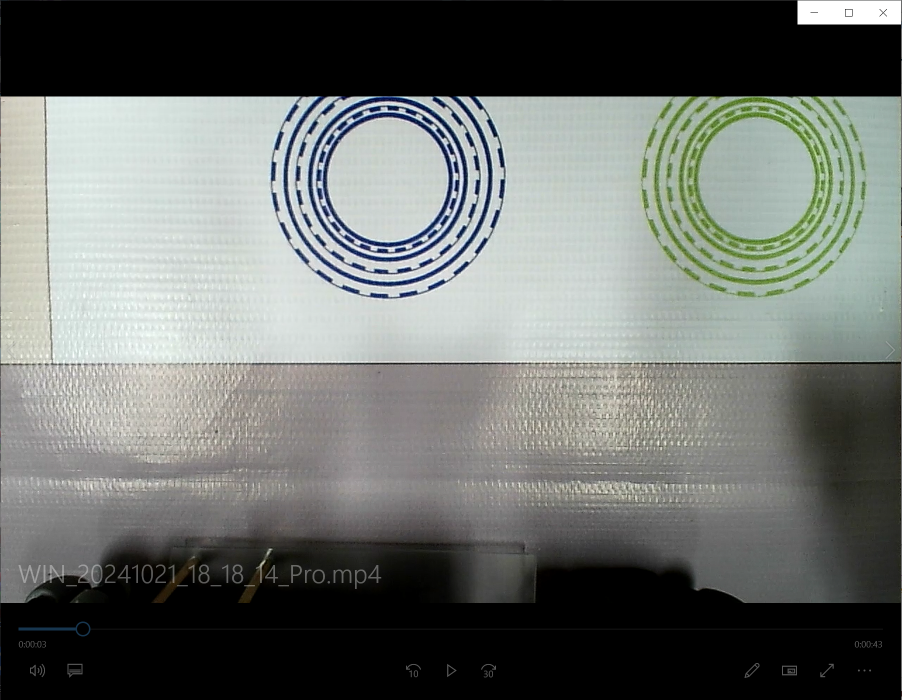
#> input picture 1245.png, 1803 x 1399 px, found by its file name (shown at 1/2 size)
$ python fenge_FGF.py   (older library calls are emulated)
#> lines starting #> are read from the running program, lines starting #| are printed output that depends on the picture; after the words box and inside, x2 and y2 are one past the last pixel; in counts of white or black regions, pixels touching at a corner belong together
import cv2
import numpy as np
from scipy.ndimage import gaussian_filter

def guided_filter(I, p, r, eps):
    mean_I = cv2.boxFilter(I, cv2.CV_64F, (r, r))
    mean_p = cv2.boxFilter(p, cv2.CV_64F, (r, r))
    mean_Ip = cv2.boxFilter(I * p, cv2.CV_64F, (r, r))
    cov_Ip = mean_Ip - mean_I * mean_p

    mean_II = cv2.boxFilter(I * I, cv2.CV_64F, (r, r))
    var_I = mean_II - mean_I * mean_I

    a = cov_Ip / (var_I + eps)
    b = mean_p - a * mean_I

    mean_a = cv2.boxFilter(a, cv2.CV_64F, (r, r))
    mean_b = cv2.boxFilter(b, cv2.CV_64F, (r, r))

    q = mean_a * I + mean_b
    return q

def gamma_correction(image, gamma):
    inv_gamma =  0.3 / gamma
    table = np.array([(i / 255.0) ** inv_gamma * 255 for i in range(256)]).astype("uint8")
    return cv2.LUT(image, table)

def preprocess_image(img):
    hsv = cv2.cvtColor(img, cv2.COLOR_BGR2HSV)
    h, s, v = cv2.split(hsv)

    # Apply guided filter on V channel for light adjustment
    v_filtered = guided_filter(v, v, r=8, eps=0.1)

    # Apply adaptive gamma correction
    avg_brightness = np.mean(v_filtered) / 255.0
    gamma = 1.5 if avg_brightness < 0.5 else 0.7            #gamma = 0.5时试试理解这里
    v_corrected = gamma_correction(v_filtered.astype(np.uint8), gamma)

    # Merge the corrected V channel back
    hsv_corrected = cv2.merge([h, s, v_corrected])
    img_corrected = cv2.cvtColor(hsv_corrected, cv2.COLOR_HSV2BGR)
    return img_corrected

def detect_guideline(img):
    height, width = img.shape[:2]
    x1, y1, x2, y2 = width // 3, height // 8, 3 * width // 4, 3 * height // 4
    roi = img[y1:y2, x1:x2]

    img=cv2.GaussianBlur(roi, (7,7), 0)
    # Edge detection using Canny
    edges = cv2.Canny(img, 50, 150)
    #edges = cv2.morphologyEx(edges, cv2.MORPH_CLOSE, (7,7))
    lines = cv2.HoughLinesP(edges, rho=1, theta=np.pi / 720, threshold=80, minLineLength=500, maxLineGap=60)

    # 初始化变量以存储最下面的直线
    lowest_line = None
    max_y = 0

    # 遍历检测到的直线
    if lines is not None:
        for line in lines:
            for x1, y1, x2, y2 in line:
                # 找到所有端点中最大的y值
                if y1 > max_y or y2 > max_y:
                    max_y = max(y1, y2)
                    lowest_line = (x1, y1, x2, y2)

    # 在图像上绘制最下面的直线
    if lowest_line:
        x1, y1, x2, y2 = lowest_line
        cv2.line(img, (x1, y1), (x2, y2), (0, 255, 0), 3)
        print(f"The lowest line coordinates: ({x1}, {y1}) to ({x2}, {y2})")


    return edges,img,

# Test function to process and detect guideline in an image
def process_agv_image(img_path):
    img = cv2.imread(img_path)
#> img is the input picture: shape (1399, 1803, 3); mean B, G, R 108.6, 112.2, 108.3
    preprocessed_img = preprocess_image(img)
#> in guided_filter, `a = cov_Ip / (var_I + eps)`:
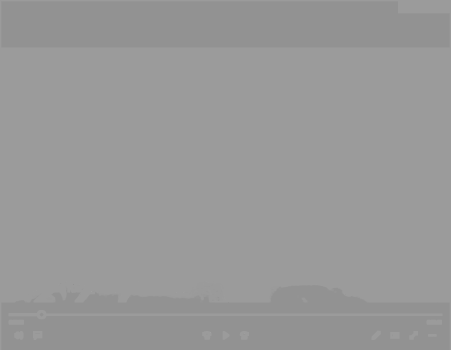
#> a: shape (1399, 1803) float64 (shown at 1/4 size); min -15.65, max 11.67, mean 0.735; drawn with min black and max white
#> in guided_filter, `mean_a = cv2.boxFilter(a, cv2.CV_64F, (r, r))`:
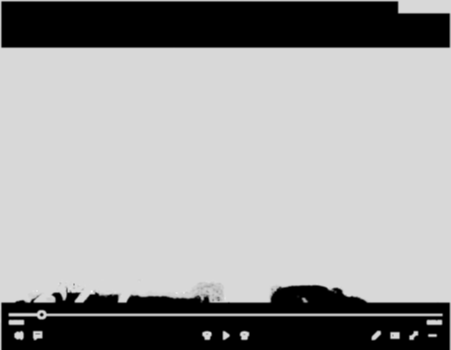
#> mean_a: shape (1399, 1803) float64 (shown at 1/4 size); min -0.00137, max 1.18, mean 0.735; drawn with min black and max white
#> in guided_filter, `mean_b = cv2.boxFilter(b, cv2.CV_64F, (r, r))`:
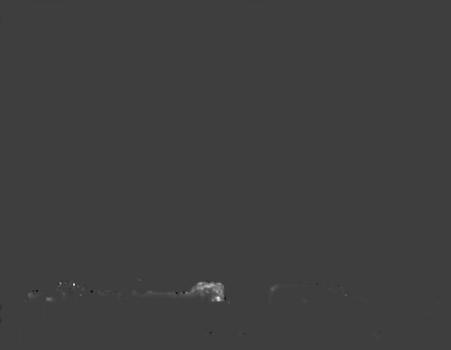
#> mean_b: shape (1399, 1803) float64 (shown at 1/4 size); min -0.878, max 2.7, mean 0.00215; drawn with min black and max white
#> in preprocess_image, `avg_brightness = np.mean(v_filtered) / 255.0`: avg_brightness = 0.446
#> in preprocess_image, `gamma = 1.5 if avg_brightness < 0.5 else 0.7`: gamma = 1.5
#> in gamma_correction, `inv_gamma =  0.3 / gamma`: inv_gamma = 0.2
#> in gamma_correction, `table = np.array([(i / 255.0) ** inv_gamma * 255 for i in range(256)])..`: table = 256 values from 0 to 255
    line_mask ,img= detect_guideline(preprocessed_img)
#> in detect_guideline, `edges = cv2.Canny(img, 50, 150)`:
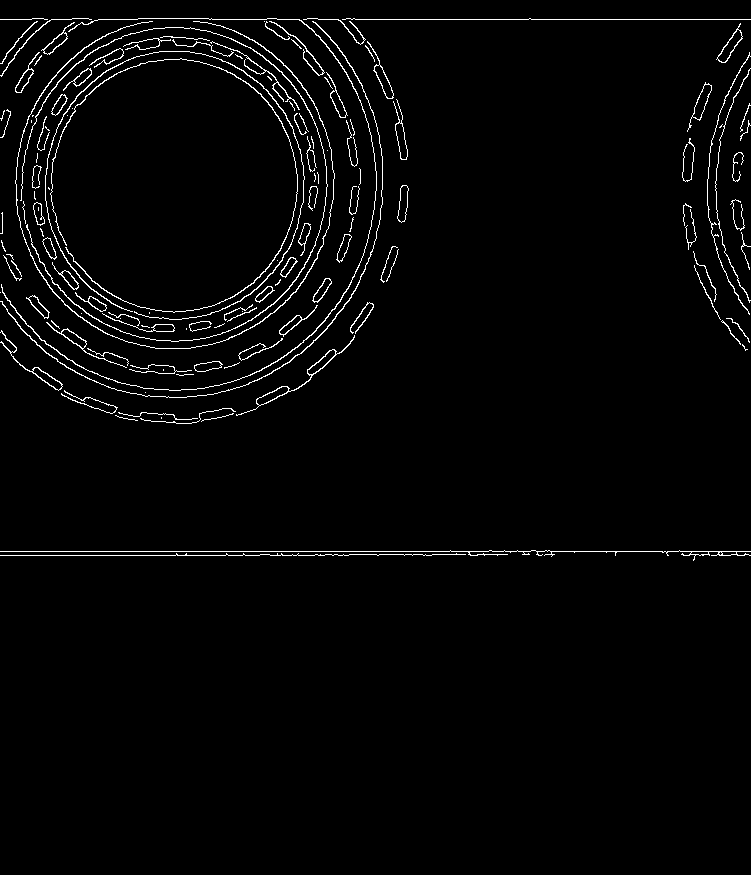
#> edges: shape (875, 751); 2.3% white in thin lines or dots, all inside (x1, y1, x2, y2) = (0, 18, 751, 561)
#> in detect_guideline, `lines = cv2.HoughLinesP(edges, rho=1, theta=np.pi / 720, threshold=80,..`: lines = [[209, 19, 750, 19], [0, 551, 750, 551], [0, 555, 552, 555], [176, 554, 748, 554]]
#> the loop in detect_guideline, `for line in lines:` made 4 passes
#> after the loop in detect_guideline, `for line in lines:`: lowest_line = (0, 555, 552, 555); max_y = 555
#> in detect_guideline, `x1, y1, x2, y2 = lowest_line`: x1 = 0; y1 = 555; x2 = 552; y2 = 555
#> in detect_guideline, `cv2.line(img, (x1, y1), (x2, y2), (0, 255, 0), 3)`:
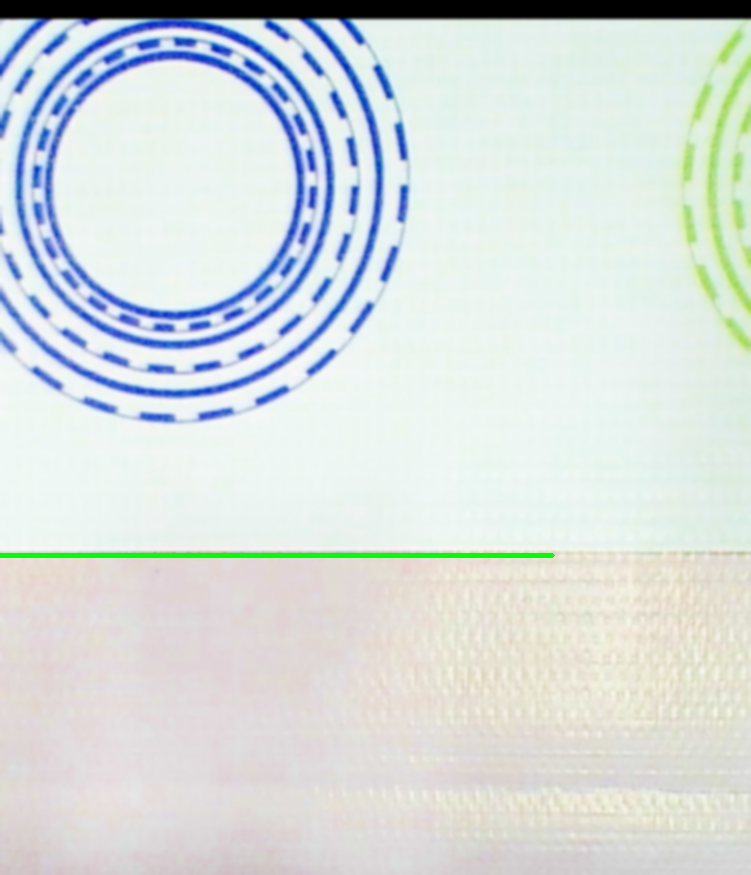
#> img: shape (875, 751, 3); mean B, G, R 220.3, 221.2, 213.8
#| The lowest line coordinates: (0, 555) to (552, 555)

    img = cv2.resize(img, None, fx=0.5, fy=0.5)
#> img: shape (438, 376, 3)
    preprocessed_img = cv2.resize(preprocessed_img, None, fx=0.5, fy=0.5)
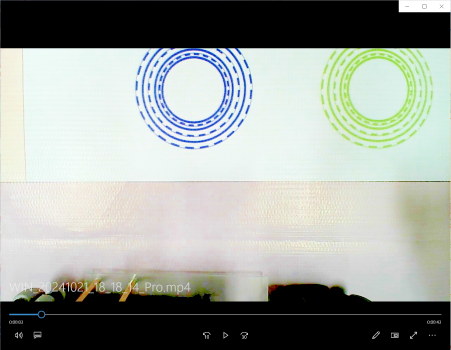
#> preprocessed_img: shape (700, 902, 3) (shown at 1/2 size); mean B, G, R 153.4, 159.4, 154.3
    line_mask = cv2.resize(line_mask, None, fx=0.5, fy=0.5)
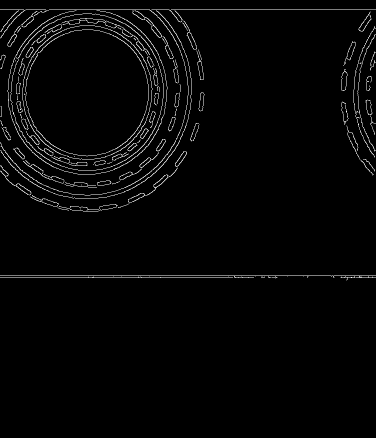
#> line_mask: shape (438, 376); min 0, max 255, mean 5.9
    # Show the results
    cv2.imshow("Original Image", img)
    cv2.imshow("Preprocessed Image", preprocessed_img)
    cv2.imshow("Detected Guideline", line_mask)
    # print("Navigation Deviation (pixels):", deviation)
    cv2.waitKey(0)
    cv2.destroyAllWindows()

# Run the function with a sample image path
process_agv_image(r'C:\Users\L3101\Pictures\Camera Roll\1245.png')

$ run again, with 2222.png copied over 1245.png
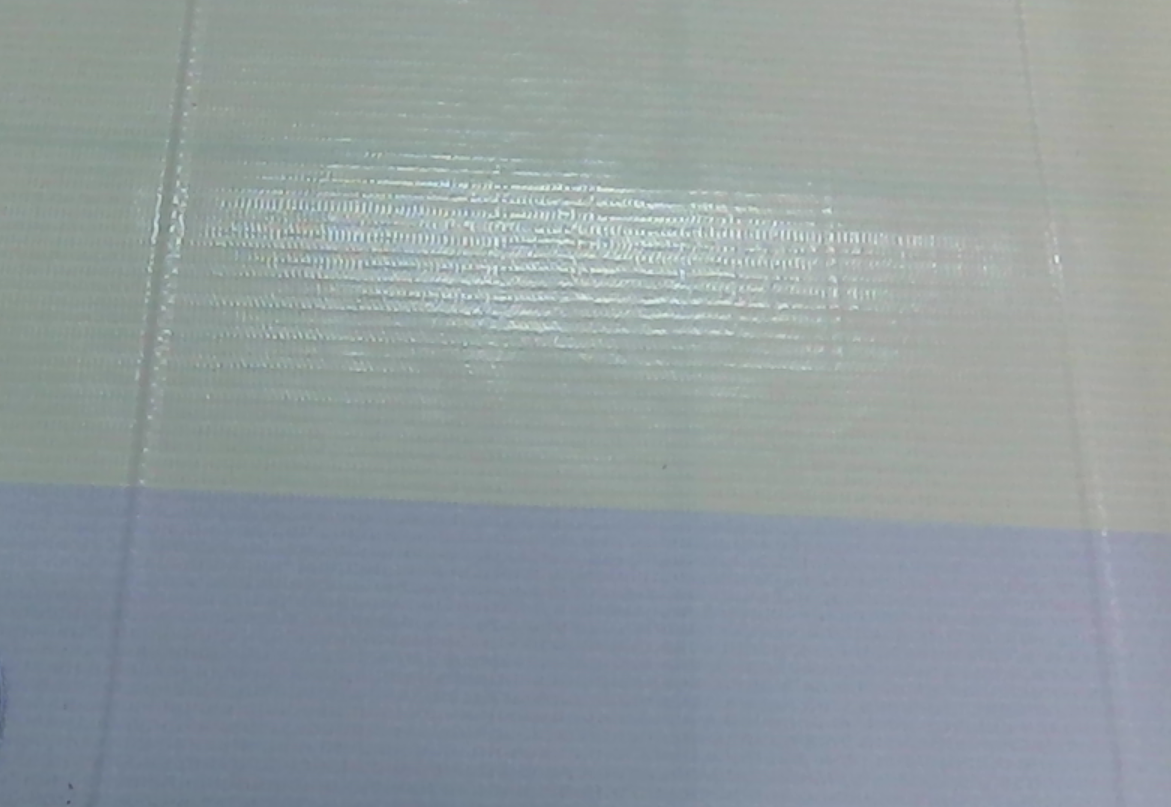
#> input picture 2222.png, 1171 x 807 px, found by its file name
#> in process_agv_image, img is the input picture: shape (807, 1171, 3); mean B, G, R 158.7, 155.8, 145.5
#> hsv: shape (807, 1171, 3); mean H, S, V 84, 27.1, 161.9
#> in guided_filter, `b = mean_p - a * mean_I`:
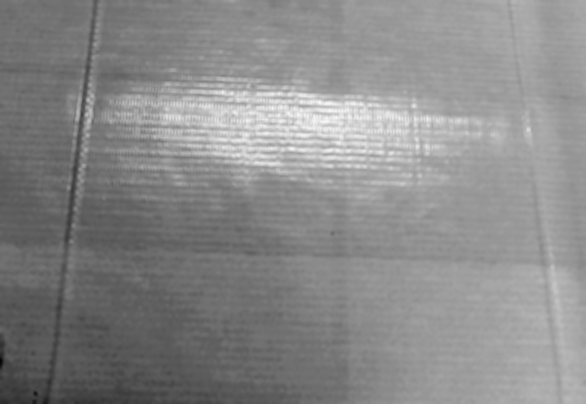
#> b: shape (807, 1171) float64 (shown at 1/2 size); min -0.000802, max -0.000471, mean -0.000624; drawn with min black and max white
#> avg_brightness = 0.635
#> gamma = 0.7
#> inv_gamma = 0.429
#> table = 256 values from 0 to 255
#> hsv_corrected: shape (807, 1171, 3); mean H, S, V 84, 27.1, 209
#> in detect_guideline, `roi = img[y1:y2, x1:x2]`:
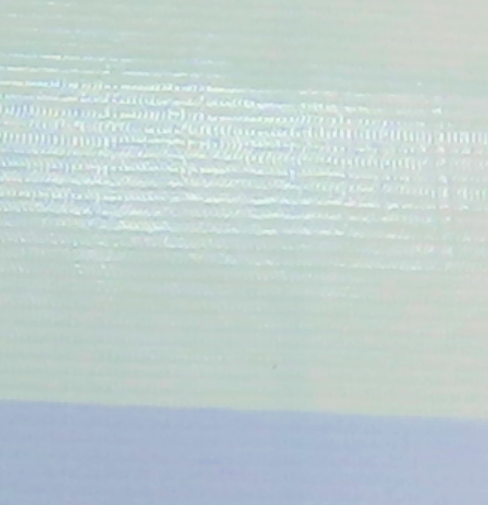
#> roi: shape (505, 488, 3); mean B, G, R 208.5, 208.5, 192.9
#> edges: shape (505, 488); every value is 0
#> lines = None
#> line_mask: shape (252, 244); every value is 0
